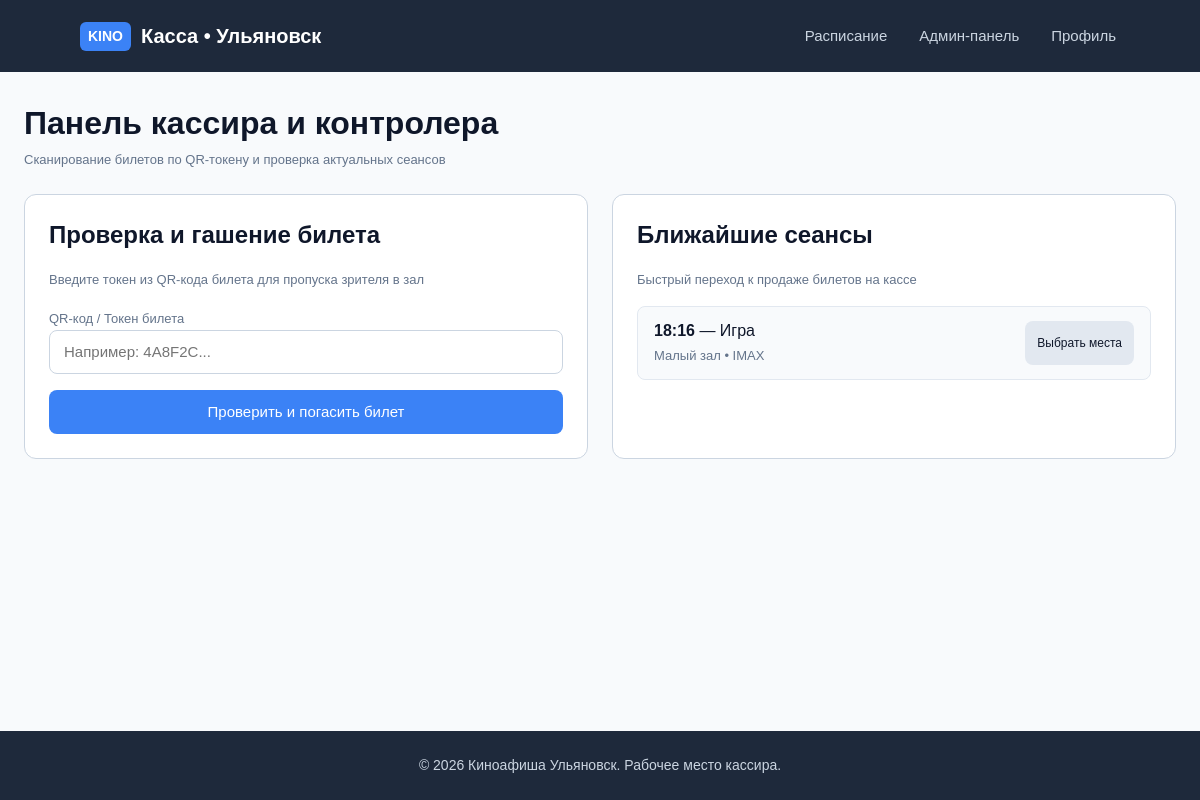
The page /cashier/ (signed in) on the database as committed earlier.
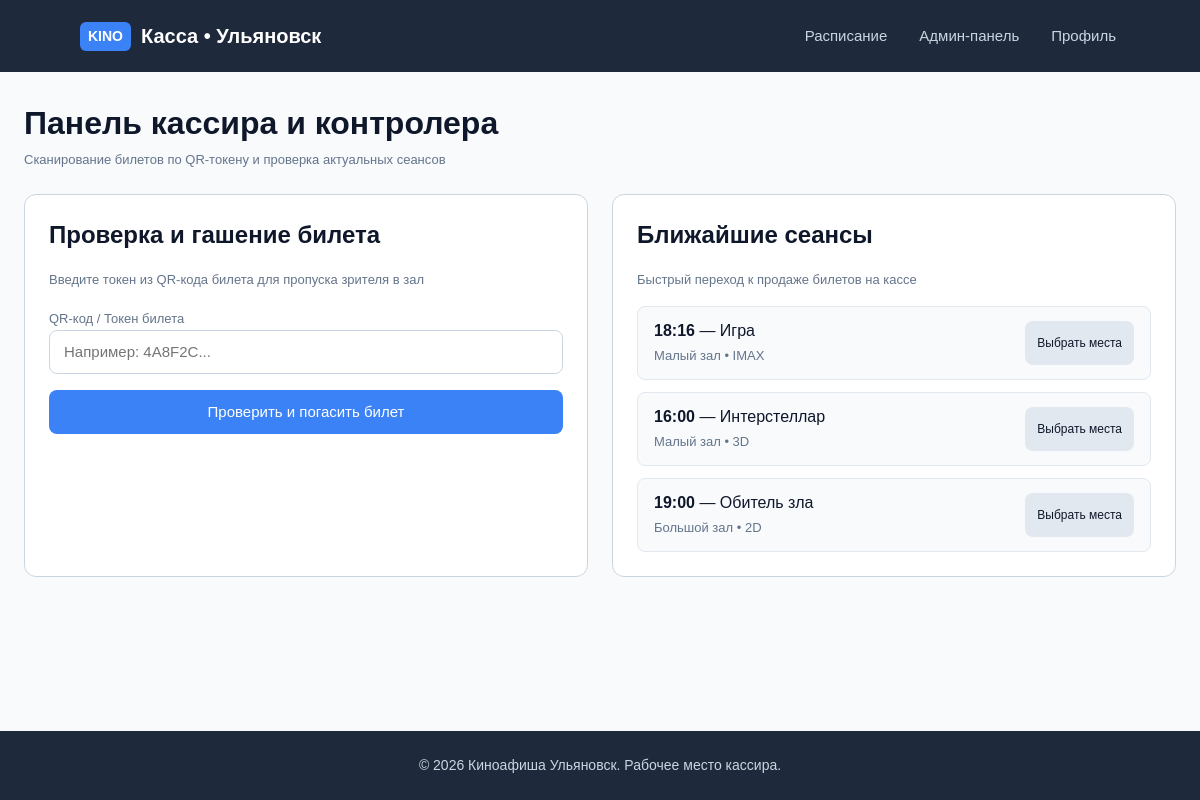
The same page on the database as committed later.
### app/models.py (models this page shows, shortened)
class Session(models.Model):
    FORMAT_CHOICES = [
        ("2D", "2D"),
        ("3D", "3D"),
        ("IMAX", "IMAX"),
    ]
    STATUS_CHOICES = [
        ("scheduled", "Запланирован"),
        ("ongoing", "Идёт"),
        ("finished", "Завершён"),
        ("cancelled", "Отменён"),
    ]
    movie = models.ForeignKey(
        Movie,
        on_delete=models.PROTECT,
        related_name="sessions",
        verbose_name="Фильм",
    )
    hall = models.ForeignKey(
        Hall,
        on_delete=models.PROTECT,
        related_name="sessions",
        verbose_name="Зал",
    )
    start_time = models.DateTimeField(verbose_name="Время начала")
    end_time = models.DateTimeField(verbose_name="Время окончания")
    format = models.CharField(
        max_length=20, choices=FORMAT_CHOICES, default="2D", verbose_name="Формат"
    )
    language = models.CharField(
        max_length=50, default="Русский", verbose_name="Язык / Озвучка"
    )
    status = models.CharField(
        max_length=20,
        choices=STATUS_CHOICES,
        default="scheduled",
        verbose_name="Статус сеанса",
    )
    class Meta:
        verbose_name = "Сеанс"
        verbose_name_plural = "Сеансы"
        ordering = ["start_time"]

class Movie(models.Model):
    STATUS_CHOICES = [
        ("in_poster", "В афише"),
        ("hidden", "Скрыт"),
        ("archived", "Снят с показа"),
    ]
    title = models.CharField(max_length=255, verbose_name="Название фильма")
    description = models.TextField(verbose_name="Описание")
    duration_minutes = models.PositiveIntegerField(verbose_name="Длительность (мин)")
    age_rating = models.CharField(max_length=10, verbose_name="Возрастной рейтинг")
    release_year = models.PositiveIntegerField(verbose_name="Год релиза")
    poster = models.ImageField(
        upload_to="posters/", blank=True, null=True, verbose_name="Постер"
    )
    status = models.CharField(
        max_length=20,
        choices=STATUS_CHOICES,
        default="in_poster",
        verbose_name="Статус показа",
    )
    base_rating = models.DecimalField(
    max_digits=3,
    decimal_places=2,
    default=Decimal("0.00"),
    verbose_name="Базовая оценка",
    )
    average_rating = models.DecimalField(
    max_digits=3,
    decimal_places=2,
    default=Decimal("0.00"),
    verbose_name="Средний рейтинг",
    )
    class Meta:
        verbose_name = "Фильм"
        verbose_name_plural = "Фильмы"
        ordering = ["-release_year", "title"]

class Hall(models.Model):
    STATUS_CHOICES = [
        ("active", "Активен"),
        ("repair", "На ремонте"),
        ("closed", "Закрыт"),
    ]
    name = models.CharField(max_length=100, unique=True, verbose_name="Название зала")
    capacity = models.PositiveIntegerField(verbose_name="Вместимость")
    layout_config = models.TextField(
        blank=True, null=True, verbose_name="Конфигурация зала (JSON)"
    )
    status = models.CharField(
        max_length=20,
        choices=STATUS_CHOICES,
        default="active",
        verbose_name="Статус зала",
    )
    class Meta:
        verbose_name = "Зал"
        verbose_name_plural = "Залы"
        ordering = ["name"]

### app/views.py (the view, shortened to what this page needs)
# urls.py: path("cashier/", views.cashier_panel_view, name="cashier_panel"),
@login_required
def cashier_panel_view(request):
    search_query = request.GET.get("q", "").strip()
    ticket = None
    error_message = None
    success_message = None
    now = timezone.now()
    active_sessions = (
        Session.objects.filter(start_time__gte=now, status="scheduled")
        .select_related("movie", "hall")
        .order_by("start_time")[:10]
    )
    context = {
        "active_sessions": active_sessions,
        "scanned_ticket": ticket,
        "error_message": error_message,
        "success_message": success_message,
        "search_query": search_query,
    }
    return render(request, "app/cashier_panel.html", context)

### app/templates/app/cashier_panel.html (shortened to what this page needs)
{% load static %}
<!DOCTYPE html>
<html lang="ru">
<head>
    <link rel="stylesheet" href="{% static 'css/style.css' %}">
</head>
<body>
    <header class="header">
        <a href="{% url 'movie_list' %}" class="logo-link">
            <div class="logo">
                <span class="logo-badge">KINO</span> Касса • Ульяновск
            </div>
        </a>
        <nav class="nav">
            <a href="{% url 'schedule' %}">Расписание</a>
            <a href="{% url 'admin:index' %}" target="_blank">Админ-панель</a>
            <a href="{% url 'profile' %}">Профиль</a>
        </nav>
    </header>
    <main class="container">
        <section class="cashier-header-section">
            <h1>Панель кассира и контролера</h1>
            <p class="caption">Сканирование билетов по QR-токену и проверка актуальных сеансов</p>
        </section>
        <div class="cashier-grid">
            <div class="cashier-card">
                <h2>Проверка и гашение билета</h2>
                <p class="caption">Введите токен из QR-кода билета для пропуска зрителя в зал</p>
                <form method="post" class="cashier-form">
                    <div class="form-group" style="margin: 16px 0;">
                        <label for="qr_code" class="caption">QR-код / Токен билета</label>
                        <input type="text" id="qr_code" name="qr_code" class="form-control" placeholder="Например: 4A8F2C..." required autofocus>
                    </div>
                    <button type="submit" class="btn btn-primary btn-full">Проверить и погасить билет</button>
                </form>
            </div>
            <div class="cashier-card">
                <h2>Ближайшие сеансы</h2>
                <p class="caption">Быстрый переход к продаже билетов на кассе</p>
                <div class="cashier-sessions-list">
                    {% for session in active_sessions %}
                        <div class="cashier-session-row">
                            <div>
                                <strong>{{ session.start_time|date:"H:i" }}</strong> — {{ session.movie.title }}
                                <br><span class="caption">{{ session.hall.name }} • {{ session.format }}</span>
                            </div>
                            <a href="{% url 'session_booking' session.id %}" class="btn btn-secondary" style="font-size: 12px; padding: 6px 12px;">Выбрать места</a>
                        </div>
                    {% empty %}
                        <p class="caption">Нет активных сеансов на ближайшее время.</p>
                    {% endfor %}
                </div>
            </div>
        </div>
    </main>
    <footer class="footer">
        <p>© 2026 Киноафиша Ульяновск. Рабочее место кассира.</p>
    </footer>
</body>
</html>

Rows that differ between the two databases and show on the page:
now on this page (row edited): Session: start_time "16:00", movie "Интерстеллар", hall.name "Малый зал", format "3D"
now on this page (row edited): Session: start_time "19:00", movie "Обитель зла", hall.name "Большой зал", format "2D"
